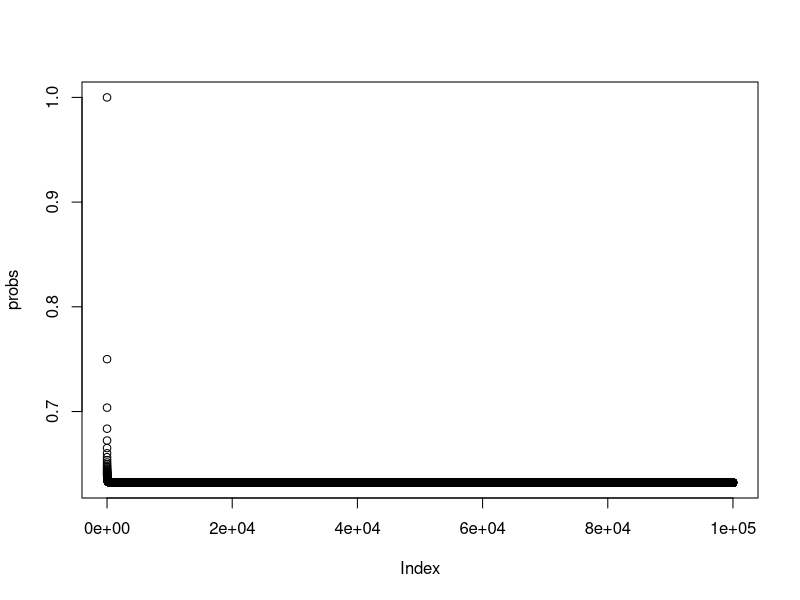

Reproduce this figure in R.
# Exercise 2, pg 197
rm(list = ls())

probInBootstrap <- function(n){
    out <- 1 - ( (1 - 1/n)^n )
    return(out)
}

# d
probInBootstrap(n = 5)

# e
probInBootstrap(n = 100)

# f
probInBootstrap(n = 10000)

# g
probs <- sapply(X = c(1:100000), FUN = probInBootstrap)
summary(probs)
plot(probs)

# h
store <- rep(NA, 10000)
for(i in 1:10000){
    store[i] <- sum(sample(x = 1:100, size = 100, replace = TRUE) == 4) > 0
}
mean(store)
